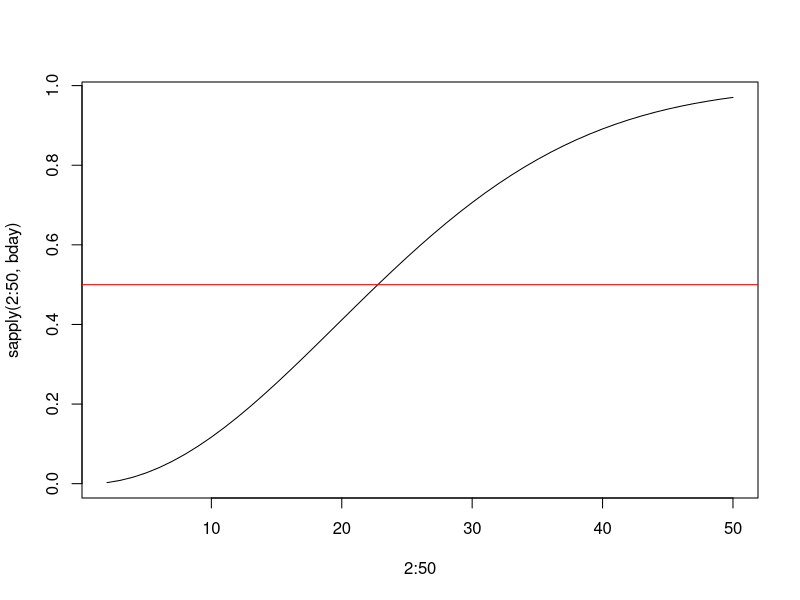
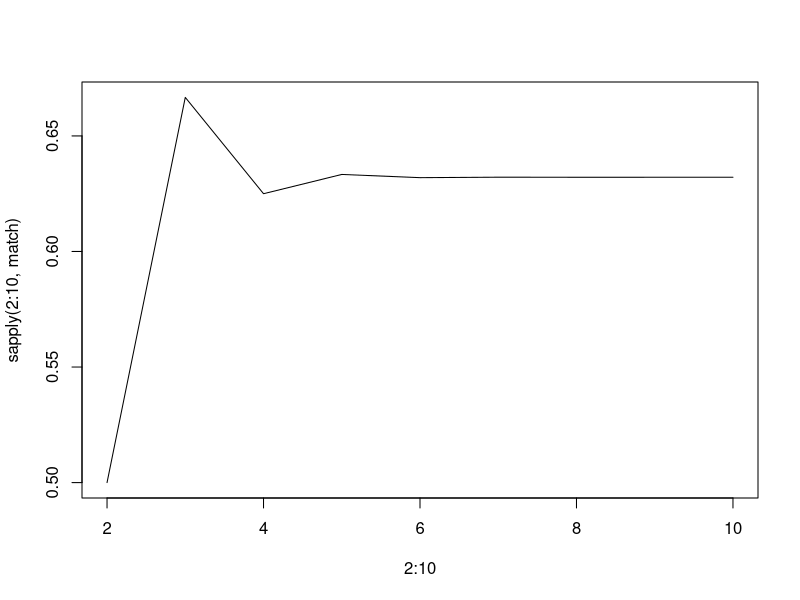
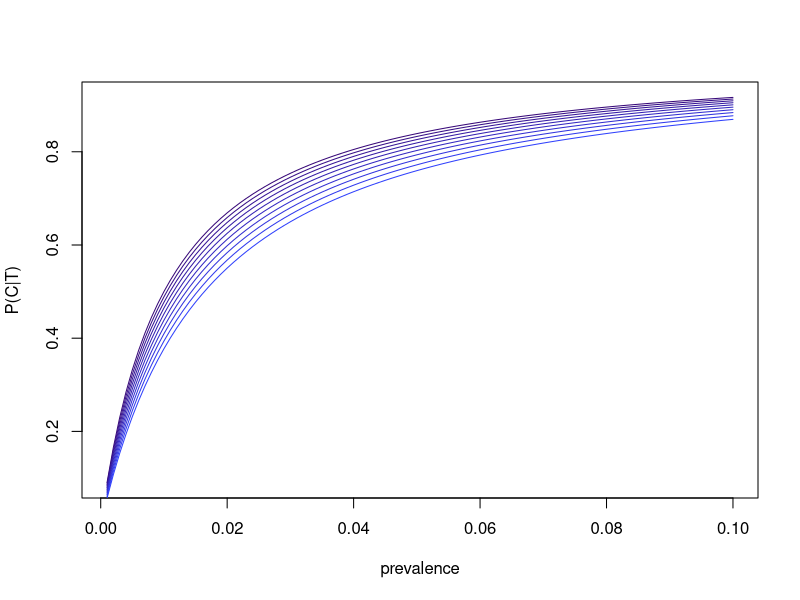
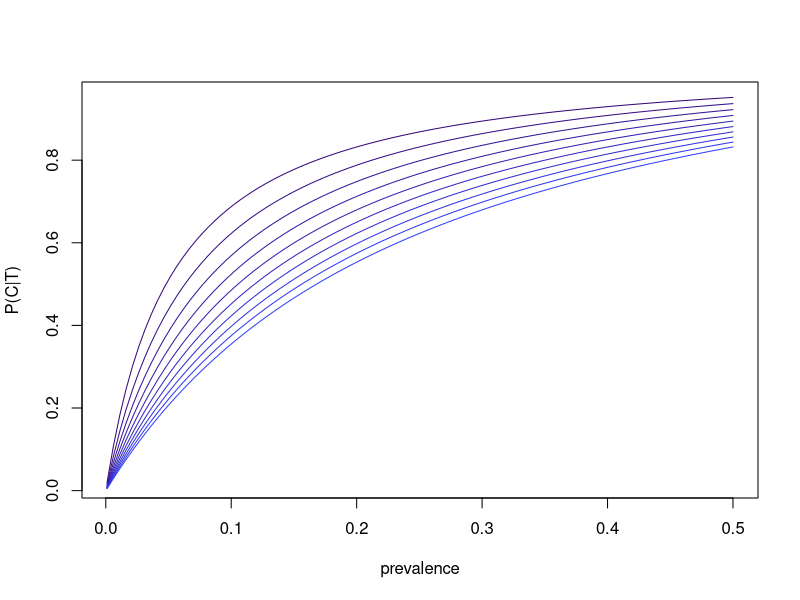
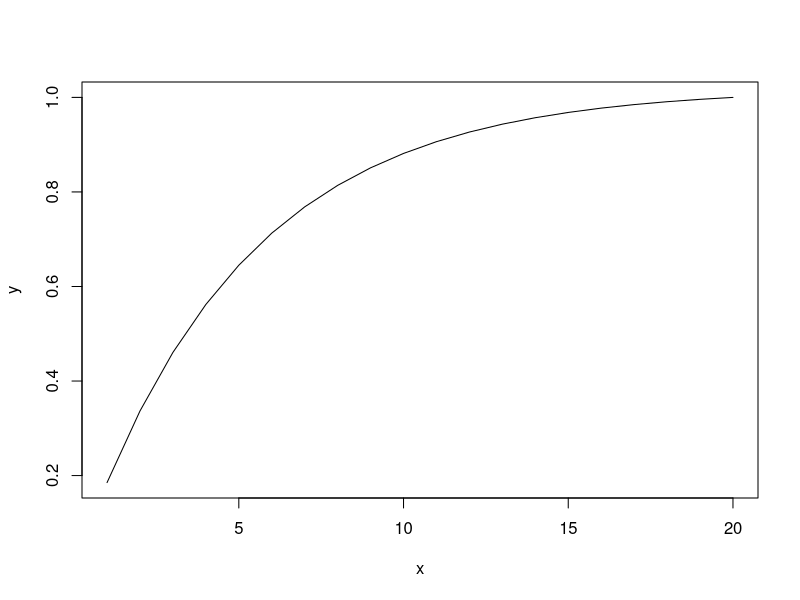

R code for these plots, in order:
## birthday problem

bday <- function(n){
  bday <- 1
  nm1 <- n - 1
  for(j in 1:nm1){
    bday <- bday*((365-j)/365)
  }
  bday <- 1 - bday
  return(bday)
}

bday(23)

plot(2:50, sapply(2:50, bday), type = 'l')
abline(h = 0.5, col = 'red')

## matching problem

match <- function(n){
  series <- (-1)^(0:n)/factorial(0:n)
  prob <- 1 - sum(series)
  return(prob)
}


plot(2:10, sapply(2:10, match), type = 'l')

## sensitivity/specificity

fn <- function(sens, spec, prev){
  prob1 <- sens*prev/(sens*prev + (1 - spec)*(1 - prev))
  prob2 <- spec*(1 - prev)/(spec*(1 - prev) + (1 - sens)*prev)
  out <- c(present.positive = prob1,
           absent.negative = prob2)
  return(out)
}

# example (a) from class
fn(sens = 0.95, spec = 0.99, prev = 0.005)

# example (b) from class
fn(sens = 0.99, spec = 0.89, prev = 0.005)

# p(present|positive) as function of prevalence and sensitivity in case (a)
prev_grid <- seq(from = 0.001, to = 0.1, length = 100)
sens_grid <- seq(from = 0.6, to = 0.99, length = 10)
col_grid <- colorRampPalette(c('#3041fc', '#370878'))(10) |> rev()
for(j in 1:length(sens_grid)){
  y <- sapply(prev_grid, function(.x){
    fn(sens = sens_grid[length(sens_grid) - j + 1], 
       spec = 0.99, 
       prev = .x)[1]
  })
  if(j == 1){
    plot(prev_grid, y, type = 'l', 
         xlab = 'prevalence', 
         ylab = 'P(C|T)',
         col = col_grid[j])
  }else{
    points(prev_grid, y, type = 'l', col = col_grid[j])
  }
}

# p(present|positive) as function of prevalence and specificity in case(b)
prev_grid <- seq(from = 0.001, to = 0.5, length = 100)
spec_grid <- seq(from = 0.8, to = 0.95, length = 10)
col_grid <- colorRampPalette(c('#3041fc', '#370878'))(10) |> rev()
for(j in 1:length(spec_grid)){
  y <- sapply(prev_grid, function(.x){
    fn(sens = 0.99, 
       spec = spec_grid[length(spec_grid) - j + 1], 
       prev = .x)[1]
  })
  if(j == 1){
    plot(prev_grid, y, type = 'l', 
         xlab = 'prevalence', 
         ylab = 'P(C|T)',
         col = col_grid[j])
  }else{
    points(prev_grid, y, type = 'l', col = col_grid[j])
  }
}

## gambler's ruin

aj <- function(j, k, p){
  if(p == 1/2){
    prob <- j/k
  }else{
    odds <- (1-p)/p
    prob <- (1 - odds^j)/(1 - odds^k)
  }
  return(prob)
}

aj(5, 10, 1/3)

x <- 1:20
y <- aj(x, 20, 0.55)
plot(x, y, type = 'l')
